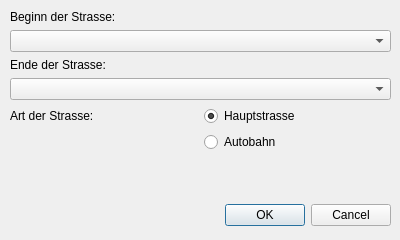
<?xml version="1.0" encoding="UTF-8"?>
<ui version="4.0">
 <class>DialogNewStreet</class>
 <widget class="QDialog" name="DialogNewStreet">
  <property name="geometry">
   <rect>
    <x>0</x>
    <y>0</y>
    <width>400</width>
    <height>240</height>
   </rect>
  </property>
  <property name="windowTitle">
   <string>Add new Street</string>
  </property>
  <widget class="QDialogButtonBox" name="buttonBox">
   <property name="geometry">
    <rect>
     <x>10</x>
     <y>200</y>
     <width>381</width>
     <height>31</height>
    </rect>
   </property>
   <property name="orientation">
    <enum>Qt::Horizontal</enum>
   </property>
   <property name="standardButtons">
    <set>QDialogButtonBox::Cancel|QDialogButtonBox::Ok</set>
   </property>
  </widget>
  <widget class="QWidget" name="gridLayoutWidget">
   <property name="geometry">
    <rect>
     <x>10</x>
     <y>10</y>
     <width>381</width>
     <height>192</height>
    </rect>
   </property>
   <layout class="QGridLayout" name="gridLayout">
    <item row="5" column="1">
     <widget class="QRadioButton" name="rbStateRoad">
      <property name="text">
       <string>Hauptstrasse</string>
      </property>
      <property name="checked">
       <bool>true</bool>
      </property>
     </widget>
    </item>
    <item row="0" column="0" colspan="2">
     <widget class="QLabel" name="lblCityStart">
      <property name="text">
       <string>Beginn der Strasse:</string>
      </property>
     </widget>
    </item>
    <item row="3" column="0" colspan="2">
     <widget class="QComboBox" name="cbCity2"/>
    </item>
    <item row="2" column="0" colspan="2">
     <widget class="QLabel" name="lblCityEnd">
      <property name="text">
       <string>Ende der Strasse:</string>
      </property>
     </widget>
    </item>
    <item row="5" column="0">
     <widget class="QLabel" name="lblStreetSize">
      <property name="text">
       <string>Art der Strasse:</string>
      </property>
     </widget>
    </item>
    <item row="1" column="0" colspan="2">
     <widget class="QComboBox" name="cbCity1">
      <property name="editable">
       <bool>false</bool>
      </property>
     </widget>
    </item>
    <item row="6" column="1">
     <widget class="QRadioButton" name="rbMotorway">
      <property name="text">
       <string>Autobahn</string>
      </property>
     </widget>
    </item>
    <item row="7" column="0" colspan="2">
     <spacer name="verticalSpacer">
      <property name="orientation">
       <enum>Qt::Vertical</enum>
      </property>
      <property name="sizeHint" stdset="0">
       <size>
        <width>20</width>
        <height>40</height>
       </size>
      </property>
     </spacer>
    </item>
   </layout>
  </widget>
 </widget>
 <resources/>
 <connections>
  <connection>
   <sender>buttonBox</sender>
   <signal>accepted()</signal>
   <receiver>DialogNewStreet</receiver>
   <slot>accept()</slot>
   <hints>
    <hint type="sourcelabel">
     <x>248</x>
     <y>254</y>
    </hint>
    <hint type="destinationlabel">
     <x>157</x>
     <y>274</y>
    </hint>
   </hints>
  </connection>
  <connection>
   <sender>buttonBox</sender>
   <signal>rejected()</signal>
   <receiver>DialogNewStreet</receiver>
   <slot>reject()</slot>
   <hints>
    <hint type="sourcelabel">
     <x>316</x>
     <y>260</y>
    </hint>
    <hint type="destinationlabel">
     <x>286</x>
     <y>274</y>
    </hint>
   </hints>
  </connection>
 </connections>
</ui>
